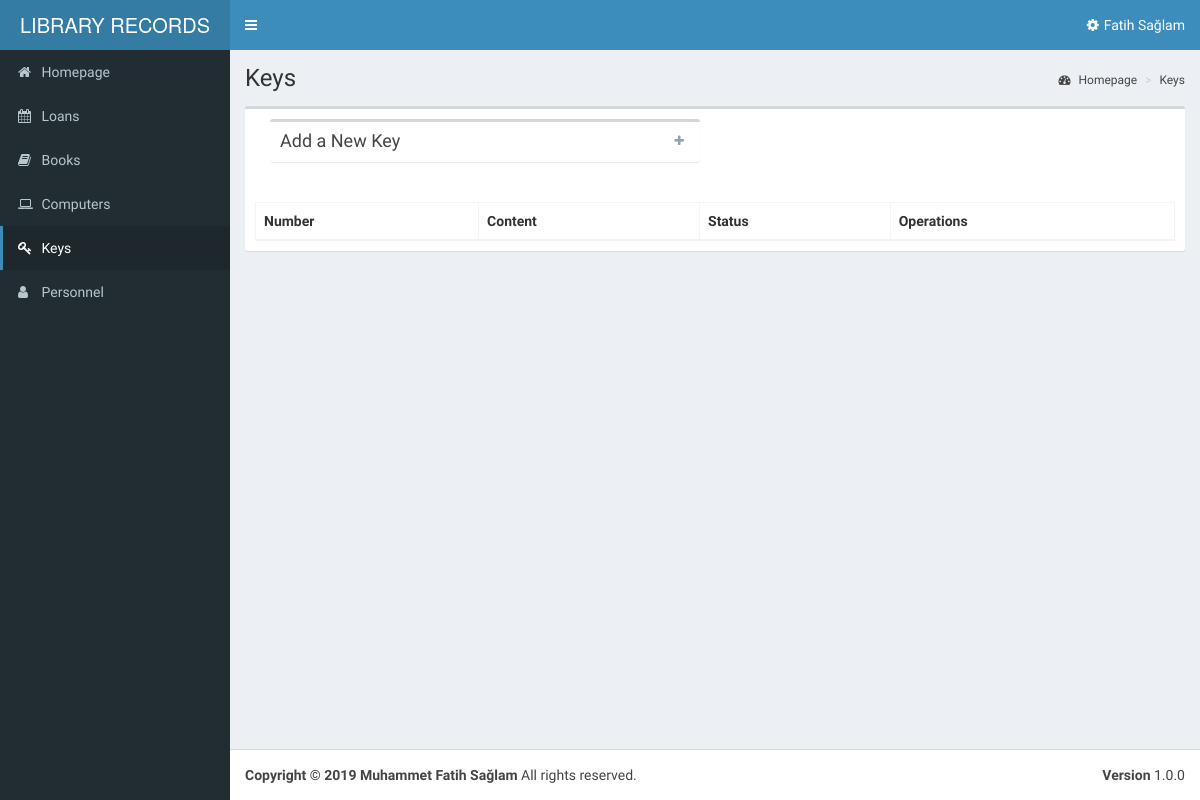
Page /keys.php (signed in) on the earlier database version.
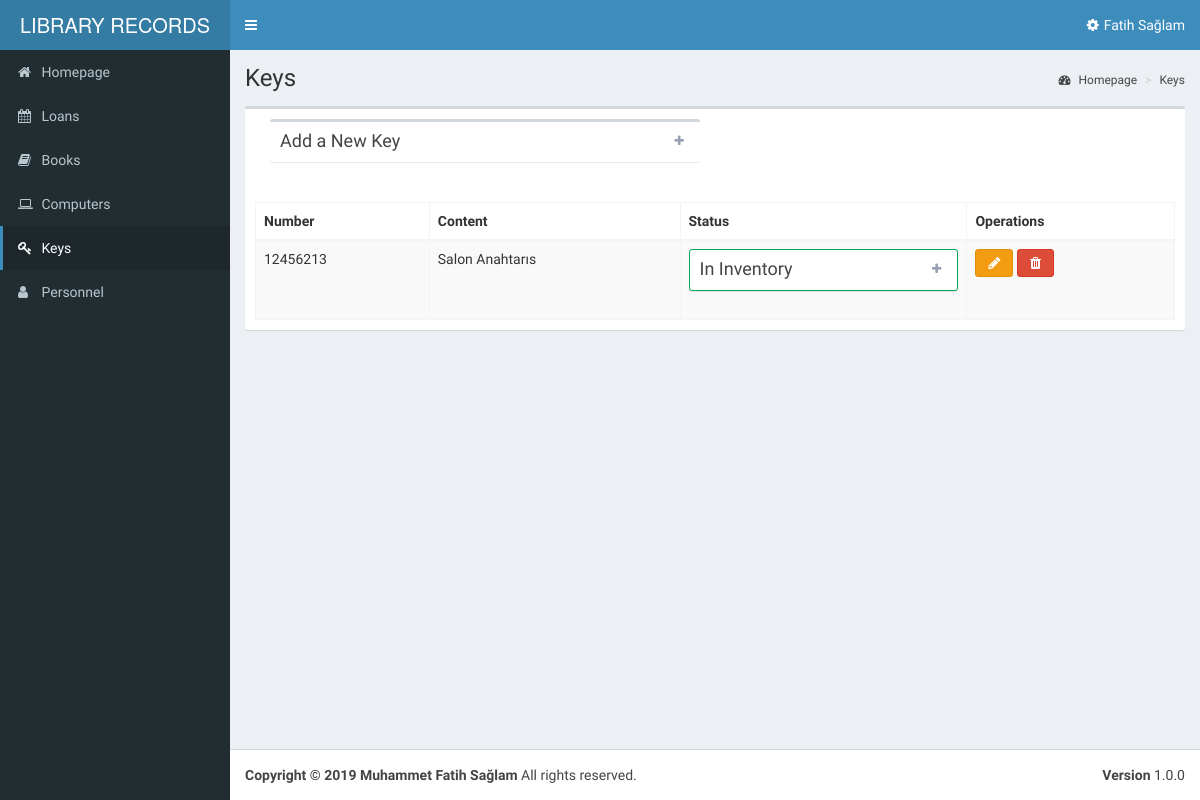
Same page on the later database version.
### tables this page shows
CREATE TABLE IF NOT EXISTS `roomkeys` (
  `keyId` int(11) NOT NULL AUTO_INCREMENT,
  `keyNumber` varchar(20) NOT NULL,
  `keyContent` text NOT NULL,
  `keyStatus` int(11) NOT NULL,
  PRIMARY KEY (`keyId`)
);

### keys.php (the view, shortened to what this page needs)
<?php
if((!isset($_SESSION["login"]))||($_SESSION["auth"]=="0")){
?>
<meta http-equiv="refresh" content="0;URL=login.php">
<?php
} else
{
?>
<?php include("header.php") ?>
  <div class="content-wrapper">
    <section class="content-header">
      <h1>
        <?=$lang["Keys"];?>
      </h1>
      <ol class="breadcrumb">
        <li class="active"><a href="#"><i class="fa fa-dashboard"></i> <?=$lang["Homepage"];?></a></li>
        <li><a href="#"><?=$lang["Keys"];?></a></li>
      </ol>
    </section>
    <section class="content">
      <div class="row">
        <div class="col-xs-12">
          <div class="box">
            <div class="box-header">
              <div class="col-md-6">
				  <div class="box box-default collapsed-box">
					<div class="box-header with-border">
					  <h3 class="box-title"><?=$lang["Add_a_Key"];?></h3>
					  <div class="box-tools">
						<button type="button" class="btn btn-box-tool" data-widget="collapse"><i class="fa fa-plus"></i>
						</button>
					  </div>
					</div>
				  </div>
			  </div>
            </div>
            <div class="box-body">
              <table id="example1" class="table table-bordered table-striped">
                <thead>
									<tr>
									<th><?=$lang["Number"];?></th>
									<th><?=$lang["Content"];?></th>
									<th><?=$lang["Status"];?></th>
									<th><?=$lang["Operations"];?></th>
									</tr>
								</thead>
								<tbody>
									<?php
									$pullKey=$connection->prepare('select * from roomkeys');
									$pullKey->execute();
									foreach ($pullKey->fetchAll(PDO::FETCH_ASSOC) as $pulledKey)
									{
									?>
									<tr>
									<td><?=$pulledKey['keyNumber'];?></td>
									<td><?=$pulledKey['keyContent'];?></td>
									<td>
									<div class="box box-default collapsed-box" style="border:1px solid #00a65a;">
										<div class="box-header with-border">
											<h4 class="box-title"><?php if($pulledKey['keyStatus']=='0')echo $lang["In_Inventory"]; else echo $lang["Lent"];?></h4>
											<div class="box-tools">
											<button type="button" class="btn btn-box-tool" data-widget="collapse"><i class="fa fa-plus"></i>
											</button>
											</div>
										</div>
									</div>
									</td>
									<td>
										<span class="button-group">
										<button type="button" class="btn btn-warning fa fa-pencil" data-toggle="modal" data-target="#myModal"></button>
										<a href="keys-delete.php?keyId=<?=$pulledKey['keyId'];?>" onclick="return confirm('<?=$lang["Are_you_sure_to_delete"];?>');" class="fa fa-trash btn btn-danger"></a>
										</span>
									</td>
									</tr>
									<?php } ?>
								</tbody>
              </table>
            </div>
          </div>
        </div>
      </div>
    </section>
  </div>
 <?php
	include("footer.php");
 ?>
<?php	} ?>

### header.php (shortened to what this page needs)
<!DOCTYPE html>
<html>
<?php include("meta.php");?>
<body class="hold-transition skin-blue sidebar-mini">
<div class="wrapper">
<header class="main-header">
    <a href="index.php" class="logo">
	<span class="logo-mini"><?=$lang["LS"];?></span><span class="logo-lg"><?=$lang["LIBRARY_RECORDS"];?></span>
	</a>
    <nav class="navbar navbar-static-top">
    <a href="#" class="sidebar-toggle" data-toggle="offcanvas" role="button">
   </a>
   <div class="navbar-custom-menu">
   <ul class="nav navbar-nav">
   <li class="dropdown user user-menu">
   <a href="#" class="dropdown-toggle" data-toggle="dropdown">
   <i class="fa fa-gear"></i><span class="hidden-xs"><?=$_SESSION["enteredPerson"];?></span>
   </a>
   </li>
   </ul>
   </div>
   </nav>
</header>
<?php include("nav-left.php");?>

### meta.php (shortened to what this page needs)
<head>
<link rel="stylesheet" href="https://cdnjs.cloudflare.com/ajax/libs/twitter-bootstrap/3.4.1/css/bootstrap.min.css">
<link rel="stylesheet" href="https://cdnjs.cloudflare.com/ajax/libs/font-awesome/4.7.0/css/font-awesome.min.css">
<link rel="stylesheet" href="https://cdnjs.cloudflare.com/ajax/libs/ionicons/2.0.1/css/ionicons.min.css">
<link rel="stylesheet" href="dist/css/AdminLTE.min.css">
<link rel="stylesheet" href="dist/css/skins/_all-skins.min.css">
<link rel="stylesheet" href="https://cdnjs.cloudflare.com/ajax/libs/iCheck/1.0.2/skins/flat/blue.css">
<link rel="stylesheet" href="https://cdnjs.cloudflare.com/ajax/libs/morris.js/0.5.1/morris.css">
<link rel="stylesheet" href="https://cdnjs.cloudflare.com/ajax/libs/jvectormap/1.2.2/jquery-jvectormap.min.css">
<link rel="stylesheet" href="https://cdnjs.cloudflare.com/ajax/libs/bootstrap-datepicker/1.9.0/css/bootstrap-datepicker3.min.css">
<link rel="stylesheet" href="https://cdnjs.cloudflare.com/ajax/libs/bootstrap-daterangepicker/3.0.5/daterangepicker.min.css">
<link rel="stylesheet" href="https://cdnjs.cloudflare.com/ajax/libs/bootstrap3-wysiwyg/0.3.3/bootstrap3-wysihtml5.min.css">
<link rel="stylesheet" href="https://cdnjs.cloudflare.com/ajax/libs/datatables/1.10.19/css/dataTables.bootstrap.min.css">
<link rel="stylesheet" href="https://cdnjs.cloudflare.com/ajax/libs/select2/4.0.7/css/select2.min.css">
<link rel="stylesheet" href="https://cdnjs.cloudflare.com/ajax/libs/ionicons/2.0.1/css/ionicons.min.css">
<link rel="stylesheet" href="https://cdn.datatables.net/buttons/1.2.2/css/buttons.dataTables.min.css">
</head>

### nav-left.php
<aside class="main-sidebar">
<section class="sidebar">
  <ul class="sidebar-menu">
	<li id="homepage"><a href="index.php"><i class="fa fa-home"></i> <span><?=$lang["Homepage"];?></span></a></li>
	<li id="loans"><a href="loans.php"><i class="fa fa-calendar"></i> <span><?=$lang["Loans"];?></span></a></li>
	<li id="books"><a href="books.php"><i class="fa fa-book"></i> <span><?=$lang["Books"];?></span></a></li>
	<li id="computers"><a href="computers.php"><i class="fa fa-laptop"></i> <span><?=$lang["Computers"];?></span></a></li>
	<li id="keys"><a href="keys.php"><i class="fa fa-key"></i> <span><?=$lang["Keys"];?></span></a></li>
	<li id="personnel"><a href="personnel.php"><i class="fa fa-user"></i> <span><?=$lang['Personnel'];?></span></a></li>
  </ul>
</section>
</aside>

### footer.php
 <footer class="main-footer">
    <div class="pull-right hidden-xs">
      <b>Version</b> 1.0.0
    </div>
    <strong>Copyright &copy; <?=date('Y');?> Muhammet Fatih Sağlam</strong> All rights
    reserved.
  </footer>
</body>
</html>

Differences in the rows shown:
added roomkeys: keyNumber "12456213", keyContent "Salon Anahtarıs"
